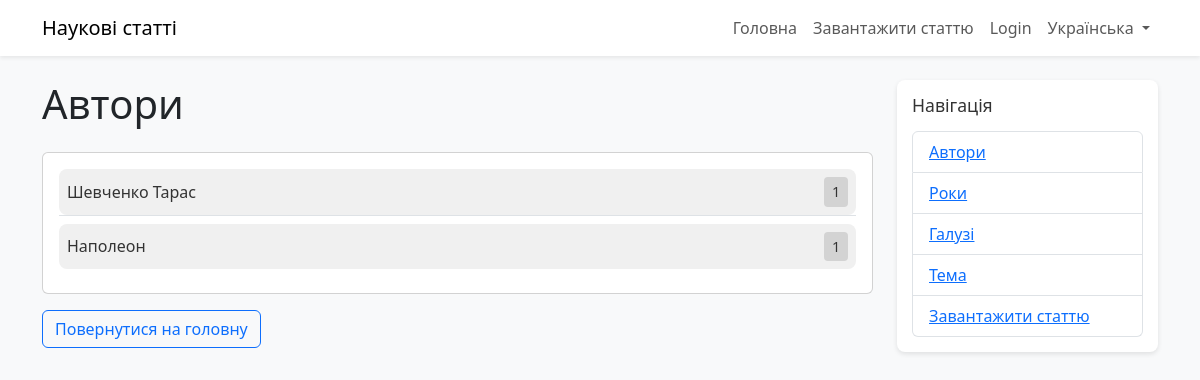
Page /uk/tag/author/ on the committed database.
### papers/models.py (models this page shows, shortened)
class Tag(models.Model):
    name = models.CharField(max_length=100)
    category = models.CharField(max_length=50)
    STATUS_CHOICES = (
        ('pending', 'Pending'),
        ('approved', 'Approved'),
        ('rejected', 'Rejected'),
    )
    status = models.CharField(max_length=20, choices=STATUS_CHOICES, default='approved')  # Existing tags are approved

### papers/views.py (the view)
# urls.py: path('tag/<str:category>/', views.tag_list, name='tag_list'),
def tag_list(request, category):
    tags = Tag.objects.filter(category=category, status='approved').annotate(num_papers=Count('papers', filter=Q(papers__status='approved')))
    return render(request, 'papers/tag_list.html', {'tags': tags, 'category': category})

### papers/templates/papers/tag_list.html (shortened to what this page needs)
<!DOCTYPE html>
{% load i18n static %}
{% get_current_language as LANGUAGE_CODE %}
{% get_language_info for LANGUAGE_CODE as lang_info %}
<html lang="{{ LANGUAGE_CODE }}">
<head>
    <link href="https://cdn.jsdelivr.net/npm/bootstrap@5.3.0/dist/css/bootstrap.min.css" rel="stylesheet">
    <link rel="stylesheet" href="{% static 'papers/css/styles.css' %}">
</head>
<body class="bg-light">
    <nav class="navbar navbar-expand-lg navbar-light bg-white shadow-sm">
        <div class="container">
            <a class="navbar-brand" href="{% url 'home' %}">{% trans "Наукові статті" %}</a>
            <div class="collapse navbar-collapse" id="navbarNav">
                <ul class="navbar-nav ms-auto">
                    <li class="nav-item">
                        <a class="nav-link" href="{% url 'home' %}">{% trans "Головна" %}</a>
                    </li>
                    <li class="nav-item">
                        <a class="nav-link" href="{% url 'upload_paper' %}">{% trans "Завантажити статтю" %}</a>
                    </li>
                    {% if user.is_authenticated %}
                    <li class="nav-item">
                        <a class="nav-link" href="{% url 'logout' %}">{% trans "Logout" %}</a>
                    </li>
                    {% else %}
                    <li class="nav-item">
                        <a class="nav-link" href="{% url 'login' %}">{% trans "Login" %}</a>
                    </li>
                    {% endif %}
                    <li class="nav-item dropdown">
                        <a class="nav-link dropdown-toggle" href="#" id="languageDropdown" role="button" data-bs-toggle="dropdown">
                            {{ lang_info.name_local }}
                        </a>
                    </li>
                </ul>
            </div>
        </div>
    </nav>
    <div class="container mt-4">
        <div class="row">
            <div class="col-lg-9">
                <h1 class="mb-4">
                    {% if category == 'author' %}{% trans "All Authors" %}
                    {% elif category == 'year' %}{% trans "All Years" %}
                    {% elif category == 'field' %}{% trans "All Fields" %}
                    {% elif category == 'paper_type' %}{% trans "All Paper Types" %}
                    {% endif %}
                </h1>
                <div class="card">
                    <div class="card-body">
                        <ul class="list-group list-group-flush">
                            {% for tag in tags %}
                            <li class="list-group-item p-0 mb-2">
                                <a href="{% url 'search_results' %}?tags={{ tag.id }}" class="tag-box d-flex justify-content-between align-items-center p-2">
                                    <span>{{ tag.name }}</span>
                                    <span class="counter-box" data-counter="{{ tag.num_papers|default:'0' }}">{{ tag.num_papers|default:'0' }}</span>
                                </a>
                            </li>
                            {% empty %}
                            <li class="list-group-item">{% trans "No tags available" %}</li>
                            {% endfor %}
                        </ul>
                    </div>
                </div>
                <a href="{% url 'home' %}" class="btn btn-outline-primary mt-3">{% trans "Back to Home" %}</a>
            </div>
            <div class="col-lg-3">
                <div class="sidebar">
                    <h5>{% trans "Навігація" %}</h5>
                    <ul class="list-group">
                        <li class="list-group-item">
                            <a href="{% url 'tag_list' 'author' %}">{% trans "All Authors" %}</a>
                        </li>
                        <li class="list-group-item">
                            <a href="{% url 'tag_list' 'year' %}">{% trans "All Years" %}</a>
                        </li>
                        <li class="list-group-item">
                            <a href="{% url 'tag_list' 'field' %}">{% trans "All Fields" %}</a>
                        </li>
                        <li class="list-group-item">
                            <a href="{% url 'tag_list' 'paper_type' %}">{% trans "All Paper Types" %}</a>
                        </li>
                        <li class="list-group-item">
                            <a href="{% url 'upload_paper' %}">{% trans "Завантажити статтю" %}</a>
                        </li>
                    </ul>
                </div>
            </div>
        </div>
    </div>
</body>
</html>

### papers/static/papers/css/styles.css (style rules this page uses)
.tag-box { background-color: #f0f0f0; border-radius: 8px; text-decoration: none; color: #333; transition: background-color 0.2s; }
.counter-box { background-color: #d3d3d3; color: #333; padding: 4px 6px; border-radius: 4px; font-size: 0.9em; font-weight: 500; display: inline-block; text-align: center; min-width: 24px; }
.counter-box[data-length="1"], .counter-box[data-length="2"] { width: 24px; }
.sidebar { background-color: #fff; padding: 15px; border-radius: 8px; box-shadow: 0 2px 5px rgba(0, 0, 0, 0.1); }
.sidebar h5 { margin-bottom: 15px; font-size: 1.1rem; color: #333; }

### rows in the picture
Tag: name "Шевченко Тарас", num_papers "1"
Tag: name "Наполеон", num_papers "1"

### other values in the picture
{{ lang_info.name_local }} "Українська"
